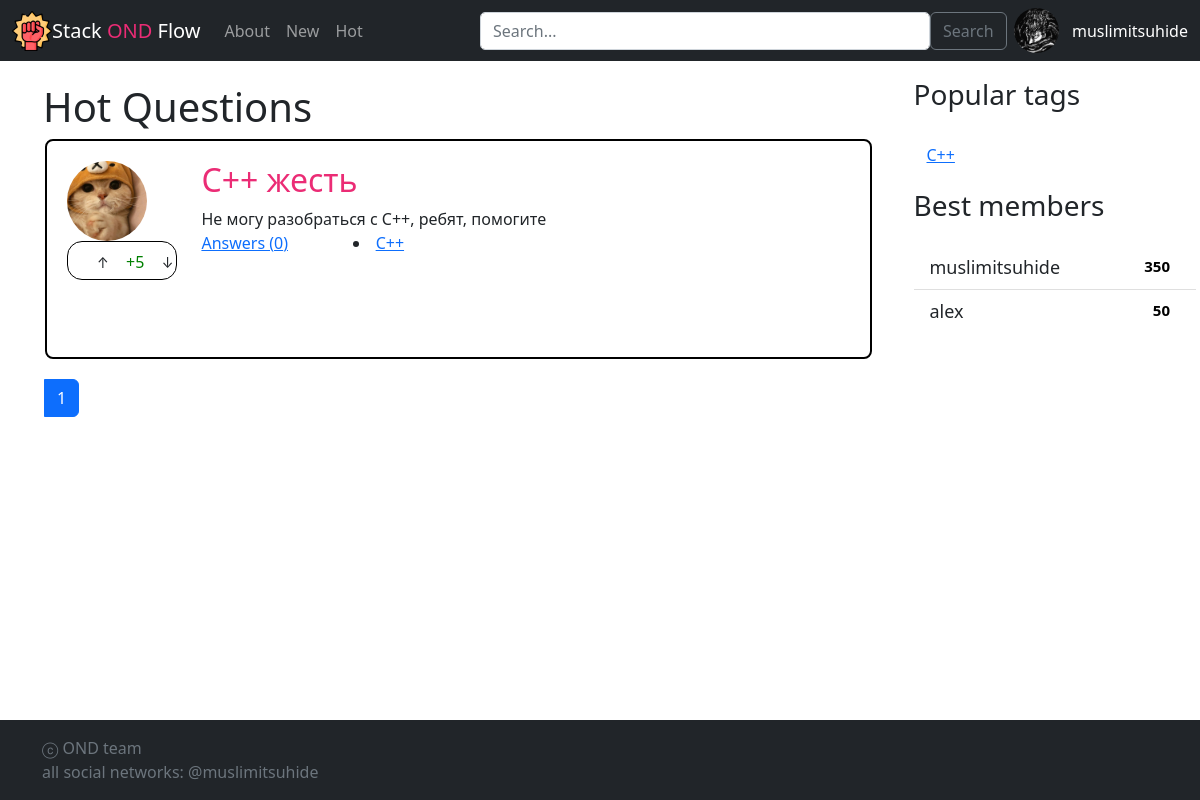
Before: / with the older database file.
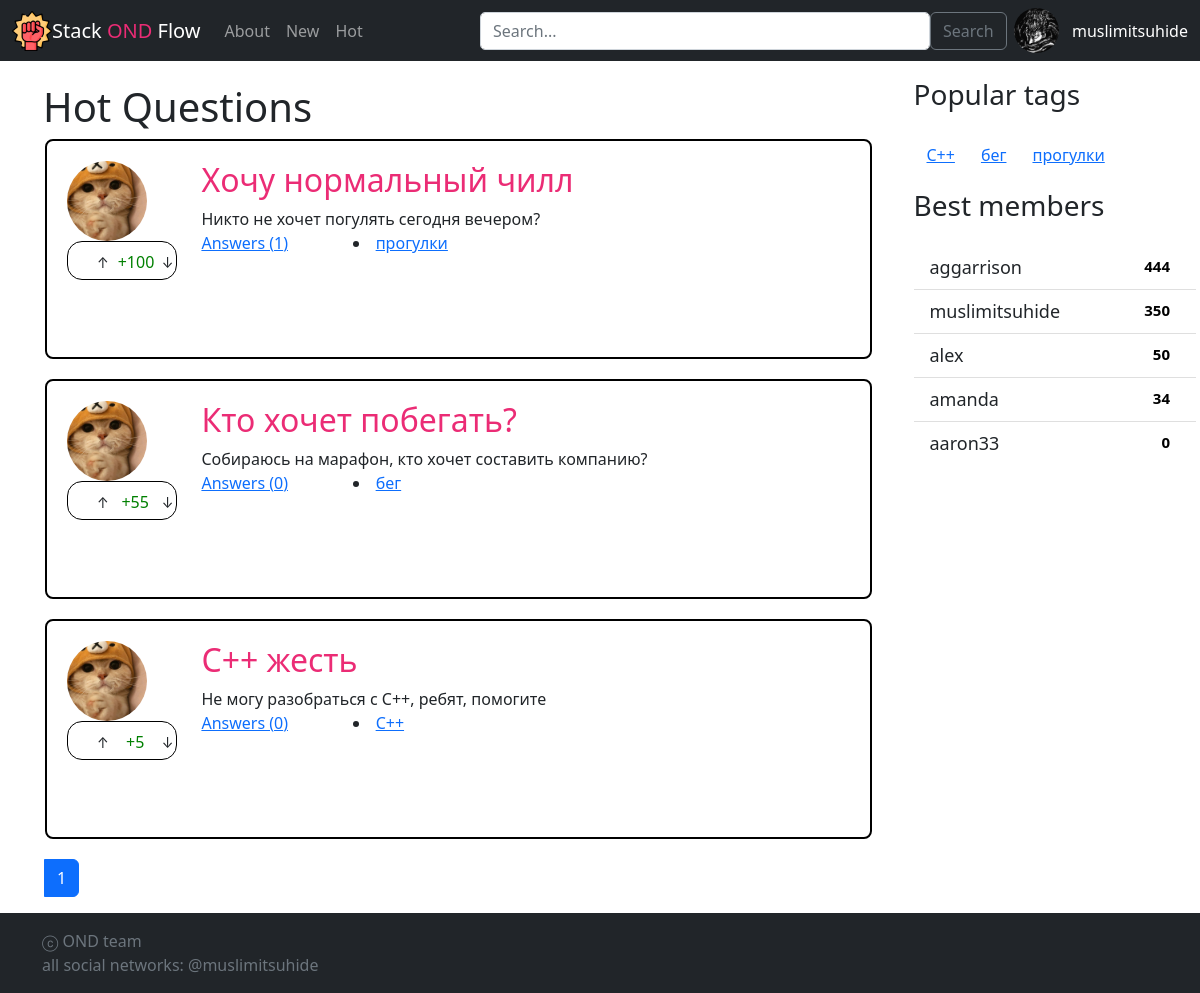
After: the same page with the newer database file.
### askme/models.py (models this page shows, shortened)
class Question(models.Model):
    title = models.CharField(max_length=20)
    content = models.TextField(blank=True)
    create_date = models.DateTimeField(auto_now_add=True)
    rating = models.IntegerField(default=0)
    author = models.ForeignKey('Profile', on_delete=models.CASCADE, related_name='questions')
    tags = models.ManyToManyField('Tag', blank=True, related_name='questions')
    objects = QuestionManager()

class Tag(models.Model):
    title = models.CharField(max_length=20)
    objects = TagManager()

class Profile(models.Model):
    user = models.OneToOneField(User, on_delete=models.PROTECT)
    avatar = models.ImageField(upload_to='static/img/avatar', blank=True, null=True)
    name = models.CharField(max_length=255)
    rating = models.IntegerField(default=0)
    objects = ProfileManager()
    class Meta:
        app_label = 'askme'

### askme/views.py (the view)
# urls.py: path('', views.index, name='index'),
def index(request):
    questions = models.Question.objects.new_questions()
    page_obj = paginate(questions, request, 3)
    context = {'page_obj': page_obj, 'title': 'New Questions'}
    sidebar_content(context)
    return render(request, 'index.html', context)

### askme/models.py (called while the page is built)
    def get_top5(self):
        return self.order_by('-rating')[:5]

    def get_top5(self):
        return self.annotate(count=Count('questions')).order_by('-count')[:5]

    def new_questions(self):
        return self.order_by('-create_date')

### askme/views.py (called while the page is built)
def paginate(objects_list, request, per_page=3):
    paginator = Paginator(objects_list, per_page)
    try:
        limit = int(request.GET.get('page', 10))
    except ValueError:
        limit = 10
    if limit > 10:
        limit = 10
    try:
        page_number  = int(request.GET.get('page', 1))
    except ValueError:
        raise Http404
    return paginator.get_page(page_number)

def sidebar_content(context):
    context['top_tags'] = models.Tag.objects.get_top5()
    context['top_users'] = models.Profile.objects.get_top5()

### templates/index.html (shortened to what this page needs)
{% extends "inc/base.html" %}
{% load static %}
{% block content %}
  <div class="row">
    <div class="col-9 page-header">
      <h1>Hot Questions</h1>
    </div>
  </div>
  {% for question in page_obj %}
    {% include "inc/question_item.html" %}
  {% endfor %}
  {% include "inc/paginator.html" %}
{% endblock content %}

### templates/inc/question_item.html (shortened to what this page needs)
{% load static %}
<div class="question">
  <div class="row">
      <div class="col-2">
          <div class="question-avatar">
              <img src="{% static "img/avatar1.jpeg" %}" alt="">
          </div>
          <div class="question-rating">
            <div class="question-rating-arrows">
              <div class="btn btn-sm question-rating-arrow-up">↑</div>
              <div class="question-rating-amount success">+{{question.rating}}</div>
              <div class="btn btn-sm question-rating-arrow-down">↓</div>
            </div>
          </div>
      </div>
      <div class="col-9">
        <div class="row question-header">
          <h2><a href="{% url "question" question.id %}">{{question.title}}</a></h2>
        </div>
          <div class="question-text">{{question.content}}</div>
          <div class="row">
              <div class="col-3">
                <div class="question-answers"><a href="{% url "question" question.id %}">Answers ({{question.answers.count}})</a></div>
              </div>
              <div class="col-4">
                {% for tag in question.tags.all %}
                  <li class = "answer-tag"><a href="{% url "tag" tag=tag.title %}">{{tag.title}}
                {% endfor %}
              </div>
          </div>
      </div>
  </div>
</div>

### templates/inc/sidebar.html
<div class="col-3 sidebar">
    <div class="sidebar-block sidebar-tags">
      <div class="row sidebar-header">
        <h3>Popular tags<h3>
      </div>
      <div class="sidebar-content">
        {% for tag in top_tags %}
          <li class="btn"><a href="{% url "tag" tag=tag.title %}">{{tag.title}}</a></li>
        {% endfor %}
      </div>
    </div>
    <div class="sidebar-block sidebar-users">
      <div class="row sidebar-header">
        <h3>Best members<h3>
      </div>
      <div class="sidebar-content">
        <ul class="list-group list-group-flush">
          {% for user in top_users %}
            <div class="list-group-item sidebar-user">
              <a href="#" class="sidebar-user-name">{{user.name}}</a>
              <span class="badge badge-primary badge-pill">{{user.rating}}</span>
            </div>
          {% endfor %}
        </ul>
      </div>
    </div>

Changed rows visible on the page:
added Question: rating "100", title "Хочу нормальный чилл", content "Никто не хочет погулять сегодня вечером?", answers.count "1"
added Tag: title "прогулки"
added Question: rating "55", title "Кто хочет побегать?", content "Собираюсь на марафон, кто хочет составить компанию?", answers.count "0"
added Tag: title "бег"
added Profile: name "aggarrison", rating "444"
added Profile: name "amanda", rating "34"
added Profile: name "aaron33", rating "0"
